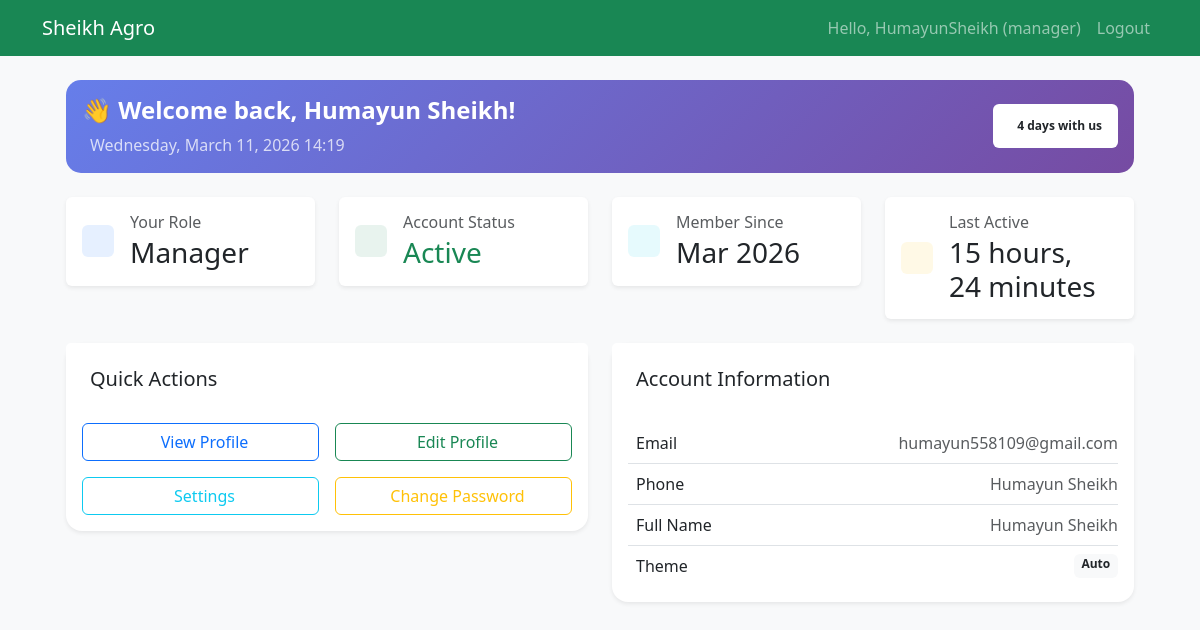
The app's page /accounts/dashboard/ (signed in) with its own data.
### accounts/models.py (models this page shows, shortened)
class User(AbstractUser):
    ROLE_CHOICES = (
        ('admin', 'Admin'),
        ('manager', 'Manager'),
        ('staff', 'Staff'),
        ('viewer', 'Viewer'),
    )
    THEME_CHOICES = (
        ('light', 'Light'),
        ('dark', 'Dark'),
        ('auto', 'Auto'),
    )
    role = models.CharField(max_length=20, choices=ROLE_CHOICES, default='manager')
    phone_number = models.CharField(max_length=20, blank=True)
    profile_picture = models.ImageField(upload_to='profile_pics/', null=True, blank=True)
    theme = models.CharField(max_length=10, choices=THEME_CHOICES, default='auto')
    notification_email = models.BooleanField(default=True)
    notification_sms = models.BooleanField(default=False)
    last_active = models.DateTimeField(null=True, blank=True)
    created_at = models.DateTimeField(auto_now_add=True)
    updated_at = models.DateTimeField(auto_now=True)
    class Meta:
        ordering = ['-date_joined']
    @property
    def is_admin(self):
        return self.role == 'admin'
    @property
    def full_name(self):
        return f"{self.first_name} {self.last_name}".strip() or self.username

### accounts/views.py (the view)
# urls.py: path('dashboard/', views.dashboard_view, name='dashboard'),
@login_required
def dashboard_view(request):
    context = {
        'user': request.user,
        'title': 'Dashboard',
        'last_login': request.user.last_login,
        'days_since_joined': (timezone.now().date() - request.user.date_joined.date()).days,
    }
    return render(request, 'accounts/dashboard.html', context)

### accounts/templates/accounts/dashboard.html (shortened to what this page needs)
{% extends 'base.html' %}
{% load static %}
{% block content %}
<div class="container-fluid px-4">
    <div class="alert alert-primary d-flex align-items-center justify-content-between mb-4"
         style="background: linear-gradient(135deg, #667eea 0%, #764ba2 100%); color: white; border: none; border-radius: 15px;">
        <div>
            <h4 class="mb-2 fw-bold">
                👋 Welcome back, {{ user.full_name }}!
            </h4>
            <p class="mb-0 opacity-75">
                {{ last_login|date:"l, F j, Y H:i" }}
            </p>
        </div>
        <div>
            <span class="badge bg-white text-dark p-3">
                 {{ days_since_joined }} days with us
            </span>
        </div>
    </div>
    <div class="row g-4 mb-4">
        <div class="col-md-3">
            <div class="card border-0 shadow-sm">
                <div class="card-body">
                    <div class="d-flex align-items-center">
                        <div class="flex-shrink-0">
                            <div class="bg-primary bg-opacity-10 rounded p-3">
                            </div>
                        </div>
                        <div class="flex-grow-1 ms-3">
                            <h6 class="text-muted mb-1">Your Role</h6>
                            <h3 class="mb-0">{{ user.get_role_display }}</h3>
                        </div>
                    </div>
                </div>
            </div>
        </div>
        <div class="col-md-3">
            <div class="card border-0 shadow-sm">
                <div class="card-body">
                    <div class="d-flex align-items-center">
                        <div class="flex-shrink-0">
                            <div class="bg-success bg-opacity-10 rounded p-3">
                            </div>
                        </div>
                        <div class="flex-grow-1 ms-3">
                            <h6 class="text-muted mb-1">Account Status</h6>
                            <h3 class="mb-0 text-success">Active</h3>
                        </div>
                    </div>
                </div>
            </div>
        </div>
        <div class="col-md-3">
            <div class="card border-0 shadow-sm">
                <div class="card-body">
                    <div class="d-flex align-items-center">
                        <div class="flex-shrink-0">
                            <div class="bg-info bg-opacity-10 rounded p-3">
                            </div>
                        </div>
                        <div class="flex-grow-1 ms-3">
                            <h6 class="text-muted mb-1">Member Since</h6>
                            <h3 class="mb-0">{{ user.date_joined|date:"M Y" }}</h3>
                        </div>
                    </div>
                </div>
            </div>
        </div>
        <div class="col-md-3">
            <div class="card border-0 shadow-sm">
                <div class="card-body">
                    <div class="d-flex align-items-center">
                        <div class="flex-shrink-0">
                            <div class="bg-warning bg-opacity-10 rounded p-3">
                            </div>
                        </div>
                        <div class="flex-grow-1 ms-3">
                            <h6 class="text-muted mb-1">Last Active</h6>
                            <h3 class="mb-0">{{ user.last_active|timesince|default:"Just now" }}</h3>
                        </div>
                    </div>
                </div>
            </div>
        </div>
    </div>
    <div class="row g-4">
        <div class="col-md-6">
            <div class="card shadow-sm border-0 rounded-4">
                <div class="card-header bg-white border-0 pt-4">
                    <h5 class="card-title">
                        Quick Actions
                    </h5>
                </div>
                <div class="card-body">
                    <div class="row g-3">
                        <div class="col-md-6">
                            <a href="{% url 'accounts:profile' %}" class="btn btn-outline-primary w-100">
                                View Profile
                            </a>
                        </div>
                        <div class="col-md-6">
                            <a href="{% url 'accounts:profile_edit' %}" class="btn btn-outline-success w-100">
                                Edit Profile
                            </a>
                        </div>
                        <div class="col-md-6">
                            <a href="{% url 'accounts:settings' %}" class="btn btn-outline-info w-100">
                                Settings
                            </a>
                        </div>
                        <div class="col-md-6">
                            <a href="{% url 'accounts:password_reset' %}" class="btn btn-outline-warning w-100">
                                Change Password
                            </a>
                        </div>
                    </div>
                </div>
            </div>
        </div>
        <div class="col-md-6">
            <div class="card shadow-sm border-0 rounded-4">
                <div class="card-header bg-white border-0 pt-4">
                    <h5 class="card-title">
                        Account Information
                    </h5>
                </div>
                <div class="card-body">
                    <ul class="list-group list-group-flush">
                        <li class="list-group-item d-flex justify-content-between px-0">
                            <span>Email</span>
                            <span class="text-muted">{{ user.email|default:"Not provided" }}</span>
                        </li>
                        <li class="list-group-item d-flex justify-content-between px-0">
                            <span>Phone</span>
                            <span class="text-muted">{{ user.phone_number|default:"Not provided" }}</span>
                        </li>
                        <li class="list-group-item d-flex justify-content-between px-0">
                            <span>Full Name</span>
                            <span class="text-muted">{{ user.full_name }}</span>
                        </li>
                        <li class="list-group-item d-flex justify-content-between px-0">
                            <span>Theme</span>
                            <span class="badge bg-light text-dark">{{ user.get_theme_display }}</span>
                        </li>
                    </ul>
                </div>
            </div>
        </div>
    </div>
</div>
{% endblock %}

### templates/partials/navbar.html (shortened to what this page needs)
<nav class="navbar navbar-expand-lg navbar-dark bg-success">
    <div class="container">
        <a class="navbar-brand" href="{% url 'home:dashboard' %}">Sheikh Agro</a>
        <div class="collapse navbar-collapse" id="navbarNav">
            <ul class="navbar-nav ms-auto">
                {% if user.is_authenticated %}
                    <li class="nav-item">
                        <span class="nav-link">Hello, {{ user.username }} ({{ user.role }})</span>
                    </li>
                    <li class="nav-item">
                        <a class="nav-link" href="{% url 'accounts:logout' %}">Logout</a>
                    </li>
                {% endif %}
            </ul>
        </div>
    </div>
</nav>

### records on screen
User: username "HumayunSheikh", role "manager", full_name "Humayun Sheikh", last_login "Wednesday, March 11, 2026 14:19", role "Manager", date_joined "Mar 2026", last_active "15 hours, 24 minutes", email "humayun558109@gmail.com", phone_number "Humayun Sheikh", theme "Auto"
